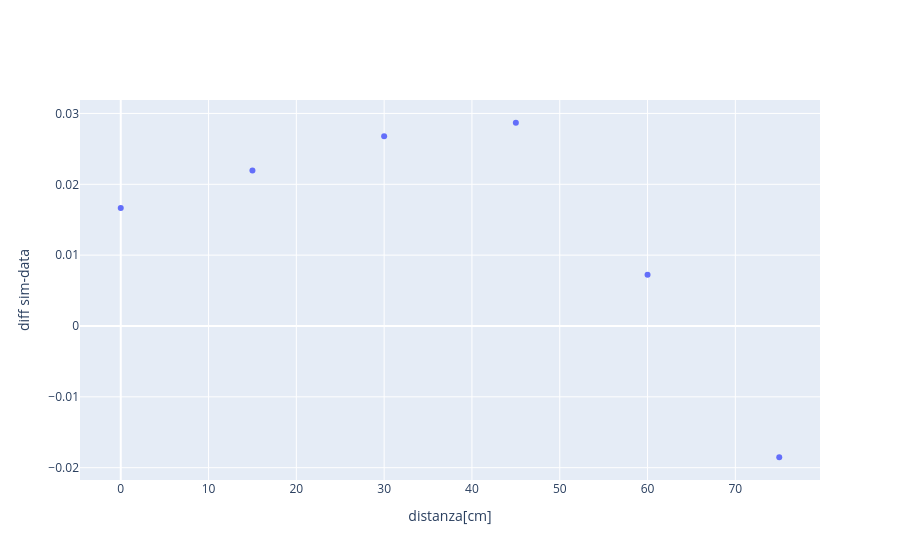

This figure's notebook cell:
### Markdown cell above
## diff

### Code cell
fig = go.Figure()

fig.add_trace( go.Scatter( x = sim_P['Mx'] , y = -((df_P[' pgm_triple'])/(df_P[' gm_doppie']) - (sim_P['triple'].to_numpy())/(sim_P['doppie'].to_numpy())) , mode = 'markers' , name = 'P'))

fig.update_xaxes( title_text = 'distanza[cm]')
fig.update_yaxes( title_text = 'diff sim-data')
fig.show()

### Figure 1 — Plotly figure (JSON) as saved in the notebook; plotly's stock layout.template omitted (floating-point values rounded to 4 significant figures)
{"data": [{"mode": "markers", "name": "P", "type": "scatter", "x": [0, 15, 30, 45, 60, 75], "y": [0.01666, 0.02194, 0.02679, 0.02869, 0.007215, -0.01853]}], "layout": {"xaxis": {"title": {"text": "distanza[cm]"}}, "yaxis": {"title": {"text": "diff sim-data"}}}}
